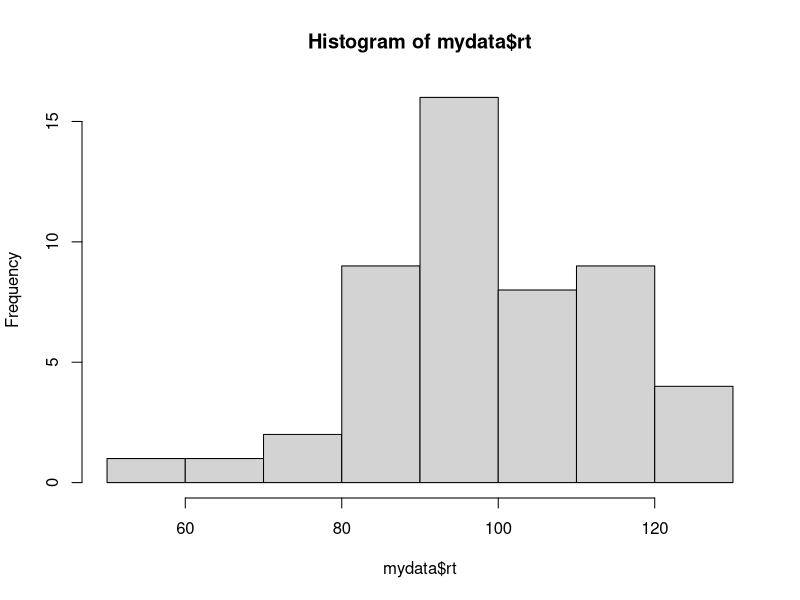
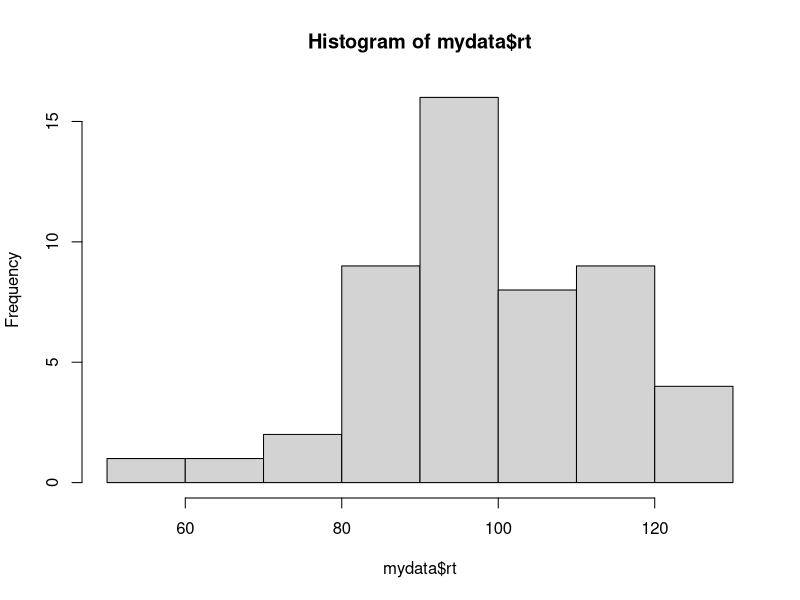
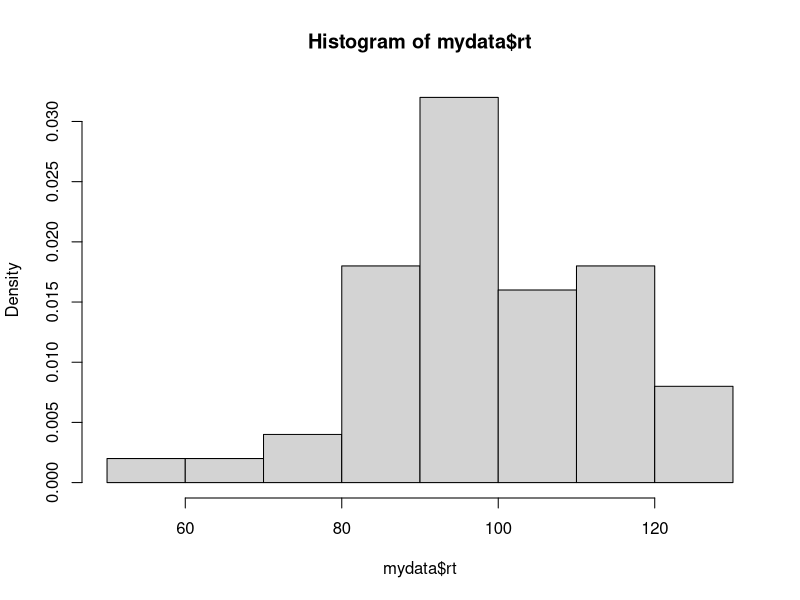
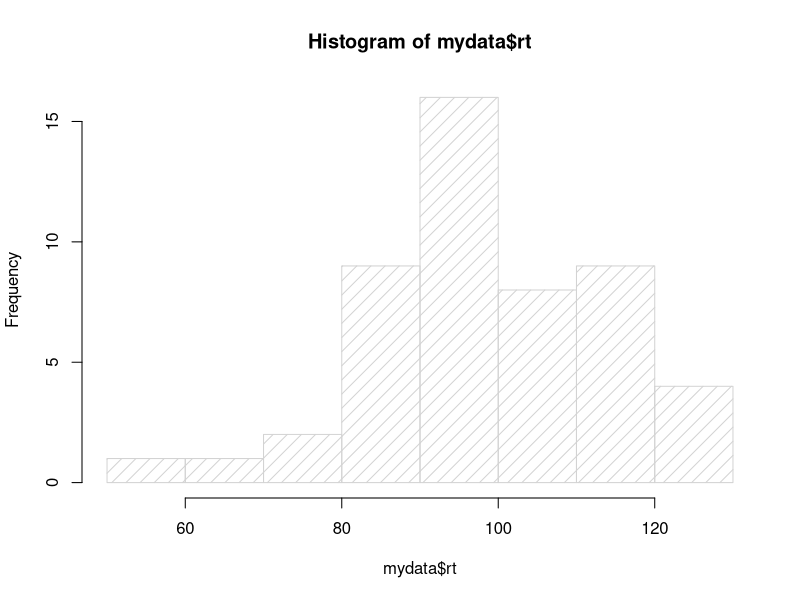
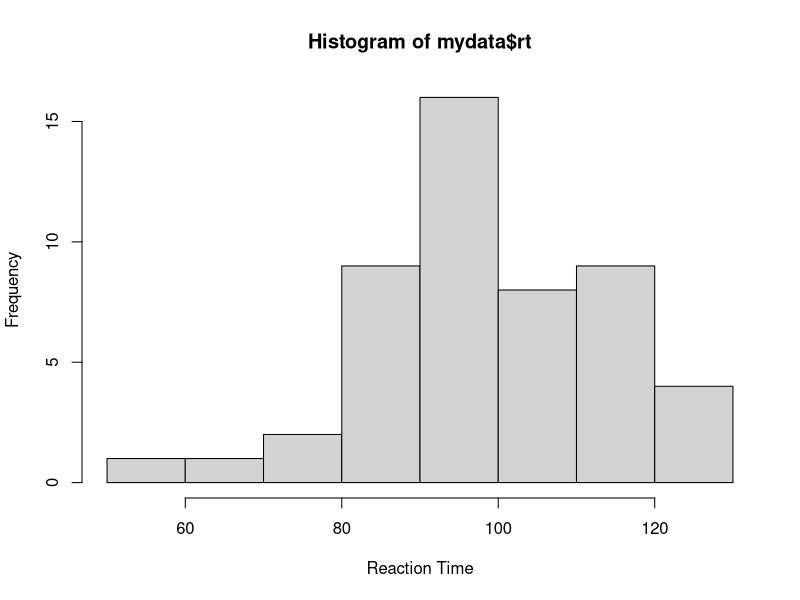
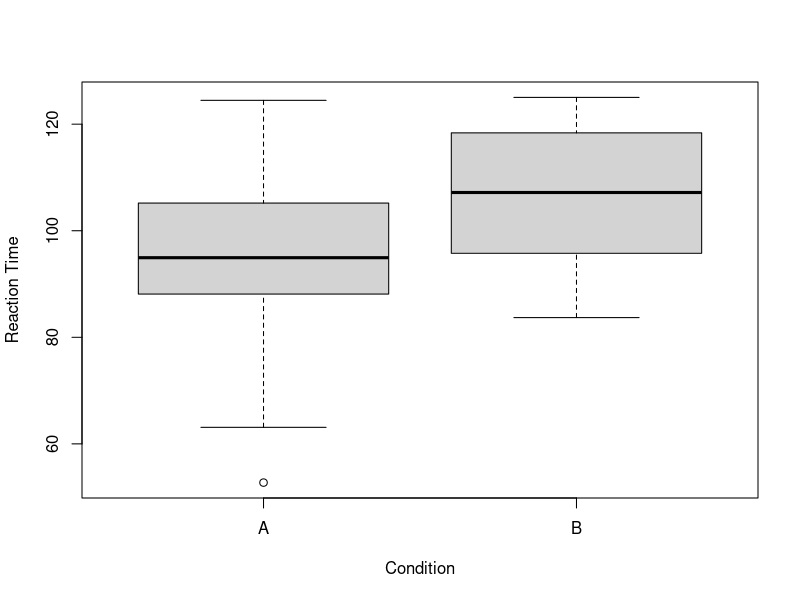

The R source for these figures, in order:
## ---- chunk 1
avector <- c(3, 6, 9, 12, 15, 18, 21, 24, 27)  # Let's create a vector with 9 elements.
avector # prints the whole object
avector[4] # prints the fourth element of the vector
avector[4:7] # prints the 4th through 7th elements of the vector
avector[c(4,5,6,7)] # same as the above line
avector[-3]  # drops the third element and prints the rest
## ---- chunk 2
# First, let's recreate our random data.frame:
mydata <- data.frame(id = 1:50,  # create a column named "id" with the numbers 1 through 50
                     condition = rep(c("A", "B"), 25),  # create a "condition" column with A and B repeating
                     rt = rnorm(n = 50, mean = 100, sd = 15))  # create a third column named "rt" with randomly generated data

head(mydata)  # Let's print the head of the data for reference.

mydata[1, 3]  # select a single cell in the first row, third column
# You'll see from the printout of head(mydata) above that this is the reaction time for participant 1.

mydata[3, ]  # leave one of the numbers blank if you want to select all columns for a given row

mydata[, 3]  # or all rows for a given column (rt)
mydata[, 'rt']  # also gets the rt column
mydata['rt']  # if you don't use a comma, it assumes you want a column

mydata[1:10, ]  # You can select multiple rows and/or columns. Here, we're selecting the first ten rows, all columns.

mydata[c(1, 3, 5),]  # This will select the first, third, and fifth rows, all columns.
## ---- chunk 3
mydata$rt
mydata$condition
## ---- chunk 4
mydata$rt[10]
# is the same as:
mydata[10, 3]
mydata[10, 'rt']

## ---- chunk 5
mydata[mydata$rt > 120, ]  # Select rows of mydata where reaction time is greater than 120, all columns
## ---- chunk 6
mydata$rt > 120
## ---- chunk 7
mydata[mydata$id <= 10,]
mydata[mydata$condition == "A", ]
## ---- chunk 8
mydata[mydata$rt > 100 & mydata$rt < 110, ]  # Select rows of mydata where reaction time is greater than 100 and less than 110, all columns
## ---- chunk 9
mydata[mydata$rt < 90 | mydata$rt > 130, ]  # Select rows of mydata where rt is less than 90 or greater than 130, all columns
## ---- chunk 10
mydata[mydata$id <= 10 & mydata$rt < 90 | mydata$rt > 130, ]
## ---- chunk 11
mydata[mydata$id <= 10 & (mydata$rt < 90 | mydata$rt > 130), ]
## ---- chunk 12

# add 100 to first five entries of rt column
with(mydata, rt[1:5] + 100)   # add 1 to the rt column

# same thing using dollar sign
mydata$rt[1:5] + 100

# note that it doesn't change mydata!
mydata$rt[1:5]     # does not have 100 added to it
## ---- chunk 13
newdata <- transform(mydata, high_rt = rt > 120)
head(newdata)    # notice the added high_rt column
with(newdata, rt[high_rt])    # we can refer to more than one column
## ---- chunk 14
subset(mydata, rt > 130) # This selects all rows of mydata where rt > 130
## ---- chunk 15
subset(mydata, rt > 130, c(condition, rt))  # select the condition and rt columns where rt > 130
## ---- chunk 16
subset(x = mydata, subset = rt > 130, select = c(condition, rt)) # This is the same as the last example, but noting each argument explicitly
## ---- chunk 17
mean(mydata$rt)  # Gives the mean (average) of RT
sd(mydata$rt)  # Gives the standard deviation of RT
median(mydata$rt)  # Gives the median value
min(mydata$rt)  # Gives the minimum value
max(mydata$rt)  # Gives the maximum value
## ---- chunk 18
table(mydata$condition)
## ---- chunk 19
hist(mydata$rt)
## ---- chunk 20
hist(mydata$rt, breaks = 10)  # breaks supplies the number of breaks in the histogram
hist(mydata$rt, breaks = 10, freq = F)  # setting freq = F changes the y-axis to probability density instead of count/frequency
hist(mydata$rt, breaks = 10, density = 10)  # density sets the density of shading
hist(mydata$rt, breaks = 10, xlab = "Reaction Time")  # xlab and ylab change the labels on the X and Y axes.
## ---- chunk 21
boxplot(mydata$rt ~ mydata$condition, xlab = "Condition", ylab = "Reaction Time")
